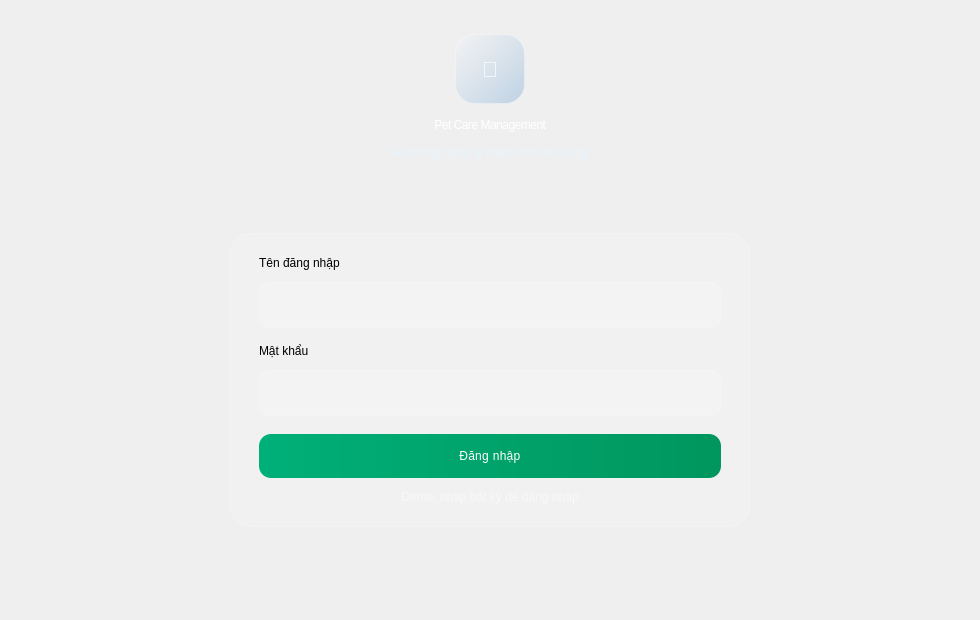
<?xml version="1.0" encoding="UTF-8"?>
<ui version="4.0">
 <class>LoginPage</class>
 <widget class="QWidget" name="LoginPage">
  <property name="minimumSize">
   <size>
    <width>980</width>
    <height>620</height>
   </size>
  </property>
  <property name="windowTitle">
   <string>Login</string>
  </property>
  <property name="styleSheet">
   <string notr="true">QWidget#LoginPage{
background: qlineargradient(x1:0, y1:0, x2:1, y2:1,
  stop:0 #006848, stop:0.45 #00965E, stop:1 #005EB8);
}
QWidget#LoginPage QLabel{
background: transparent;
}
QFrame#LoginCard{
background: rgba(255,255,255,0.12);
border: 1px solid rgba(255,255,255,0.22);
border-radius: 20px;
}
QFrame#LoginCard QLabel{
background: transparent;
}
QFrame#LoginCard QLineEdit{
background: rgba(255,255,255,0.14);
border: 1px solid rgba(255,255,255,0.18);
border-radius: 10px;
padding: 11px 14px;
color: #FFFFFF;
font: 500 11pt "Segoe UI";
selection-background-color: rgba(0,150,94,0.55);
min-height: 22px;
}
QFrame#LoginCard QLineEdit:hover{
background: rgba(255,255,255,0.18);
border: 1px solid rgba(127,222,192,0.55);
}
QFrame#LoginCard QLineEdit:focus{
background: rgba(255,255,255,0.22);
border: 1px solid rgba(127,222,192,0.95);
}
QLabel#Title{
color: #FFFFFF;
font: 900 24pt "Segoe UI";
letter-spacing: -0.5px;
}
QLabel#Subtitle{
color: rgba(230,245,255,0.88);
font: 500 10pt "Segoe UI";
}
QLabel#FieldLabel{
color: rgba(230,245,255,0.92);
font: 700 9pt "Segoe UI";
letter-spacing: 0.4px;
}
QPushButton#LoginButton{
border: 0px;
border-radius: 12px;
color: #FFFFFF;
font: 800 11pt "Segoe UI";
letter-spacing: 0.3px;
padding: 11px 16px;
background: qlineargradient(x1:0, y1:0, x2:1, y2:0, stop:0 #00B078, stop:1 #00965E);
}
QPushButton#LoginButton:hover{
background: qlineargradient(x1:0, y1:0, x2:1, y2:0, stop:0 #00965E, stop:1 #007D4F);
}
QPushButton#LoginButton:pressed{
background: #006B44;
}
QLabel#Hint{
color: rgba(255,255,255,0.50);
font: 500 9pt "Segoe UI";
}
QFrame#Logo{
background: qlineargradient(x1:0, y1:0, x2:1, y2:1, stop:0 rgba(255,255,255,0.28), stop:1 rgba(0,94,184,0.20));
border: 1px solid rgba(255,255,255,0.26);
border-radius: 20px;
}</string>
  </property>
  <layout class="QVBoxLayout" name="verticalLayout">
   <property name="leftMargin">
    <number>40</number>
   </property>
   <property name="topMargin">
    <number>34</number>
   </property>
   <property name="rightMargin">
    <number>40</number>
   </property>
   <property name="bottomMargin">
    <number>34</number>
   </property>
   <property name="spacing">
    <number>14</number>
   </property>
   <item alignment="Qt::AlignHCenter">
    <widget class="QFrame" name="Logo">
     <property name="minimumSize">
      <size>
       <width>70</width>
       <height>70</height>
      </size>
     </property>
     <property name="maximumSize">
      <size>
       <width>70</width>
       <height>70</height>
      </size>
     </property>
     <layout class="QVBoxLayout" name="verticalLayout_2">
      <property name="leftMargin">
       <number>0</number>
      </property>
      <property name="topMargin">
       <number>0</number>
      </property>
      <property name="rightMargin">
       <number>0</number>
      </property>
      <property name="bottomMargin">
       <number>0</number>
      </property>
      <item>
       <widget class="QLabel" name="LogoIcon">
        <property name="text">
         <string>🐾</string>
        </property>
        <property name="alignment">
         <set>Qt::AlignCenter</set>
        </property>
        <property name="styleSheet">
         <string notr="true">font-size: 22px; color: rgba(255,255,255,0.85);</string>
        </property>
       </widget>
      </item>
     </layout>
    </widget>
   </item>
   <item>
    <widget class="QLabel" name="Title">
     <property name="text">
      <string>Pet Care Management</string>
     </property>
     <property name="alignment">
      <set>Qt::AlignHCenter</set>
     </property>
    </widget>
   </item>
   <item>
    <widget class="QLabel" name="Subtitle">
     <property name="text">
      <string>Hệ thống quản lý chăm sóc thú cưng</string>
     </property>
     <property name="alignment">
      <set>Qt::AlignHCenter</set>
     </property>
    </widget>
   </item>
   <item>
    <spacer name="verticalSpacer_0">
     <property name="orientation">
      <enum>Qt::Vertical</enum>
     </property>
     <property name="sizeHint" stdset="0">
      <size>
       <width>20</width>
       <height>10</height>
      </size>
     </property>
    </spacer>
   </item>
   <item alignment="Qt::AlignHCenter">
    <widget class="QFrame" name="LoginCard">
     <property name="minimumSize">
      <size>
       <width>520</width>
       <height>0</height>
      </size>
     </property>
     <property name="maximumSize">
      <size>
       <width>520</width>
       <height>16777215</height>
      </size>
     </property>
     <layout class="QVBoxLayout" name="cardLayout">
      <property name="leftMargin">
       <number>28</number>
      </property>
      <property name="topMargin">
       <number>22</number>
      </property>
      <property name="rightMargin">
       <number>28</number>
      </property>
      <property name="bottomMargin">
       <number>22</number>
      </property>
      <property name="spacing">
       <number>12</number>
      </property>
      <item>
       <widget class="QLabel" name="UserLabel">
        <property name="objectName">
         <string>FieldLabel</string>
        </property>
        <property name="text">
         <string>Tên đăng nhập</string>
        </property>
       </widget>
      </item>
      <item>
       <widget class="QLineEdit" name="usernameEdit"/>
      </item>
      <item>
       <spacer name="verticalSpacer_1">
        <property name="orientation">
         <enum>Qt::Vertical</enum>
        </property>
        <property name="sizeHint" stdset="0">
         <size>
          <width>20</width>
          <height>4</height>
         </size>
        </property>
       </spacer>
      </item>
      <item>
       <widget class="QLabel" name="PassLabel">
        <property name="objectName">
         <string>FieldLabel</string>
        </property>
        <property name="text">
         <string>Mật khẩu</string>
        </property>
       </widget>
      </item>
      <item>
       <widget class="QLineEdit" name="passwordEdit">
        <property name="echoMode">
         <enum>QLineEdit::Password</enum>
        </property>
       </widget>
      </item>
      <item>
       <spacer name="verticalSpacer_2">
        <property name="orientation">
         <enum>Qt::Vertical</enum>
        </property>
        <property name="sizeHint" stdset="0">
         <size>
          <width>20</width>
          <height>6</height>
         </size>
        </property>
       </spacer>
      </item>
      <item>
       <widget class="QPushButton" name="LoginButton">
        <property name="text">
         <string>Đăng nhập</string>
        </property>
        <property name="cursor">
         <cursorShape>PointingHandCursor</cursorShape>
        </property>
        <property name="minimumSize">
         <size>
          <width>0</width>
          <height>44</height>
         </size>
        </property>
       </widget>
      </item>
      <item>
       <widget class="QLabel" name="Hint">
        <property name="text">
         <string>Demo: nhập bất kỳ để đăng nhập</string>
        </property>
        <property name="alignment">
         <set>Qt::AlignHCenter</set>
        </property>
       </widget>
      </item>
     </layout>
    </widget>
   </item>
   <item>
    <spacer name="verticalSpacer_3">
     <property name="orientation">
      <enum>Qt::Vertical</enum>
     </property>
     <property name="sizeHint" stdset="0">
      <size>
       <width>20</width>
       <height>40</height>
      </size>
     </property>
    </spacer>
   </item>
  </layout>
 </widget>
 <resources/>
 <connections/>
</ui>
